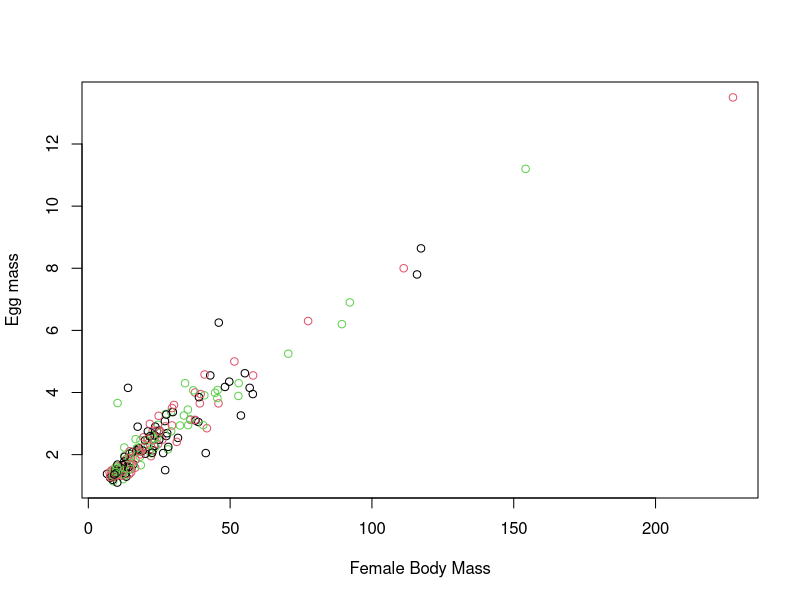
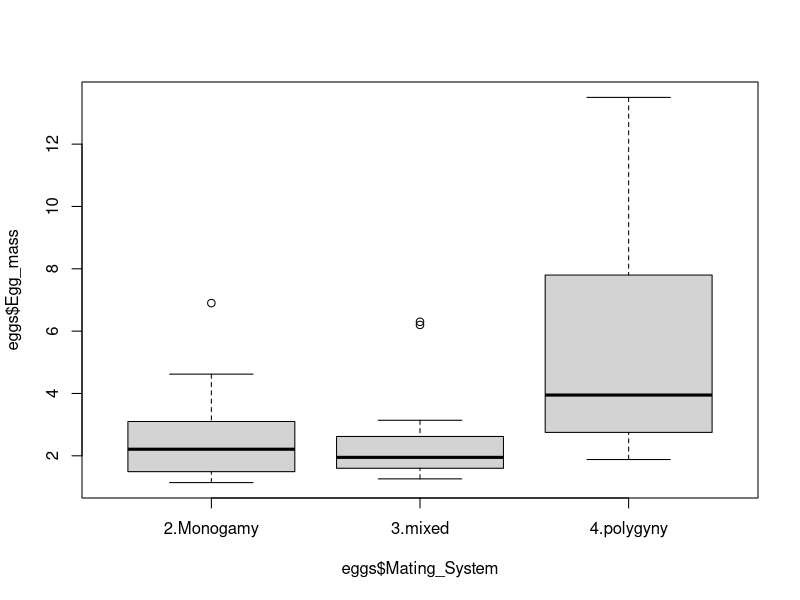
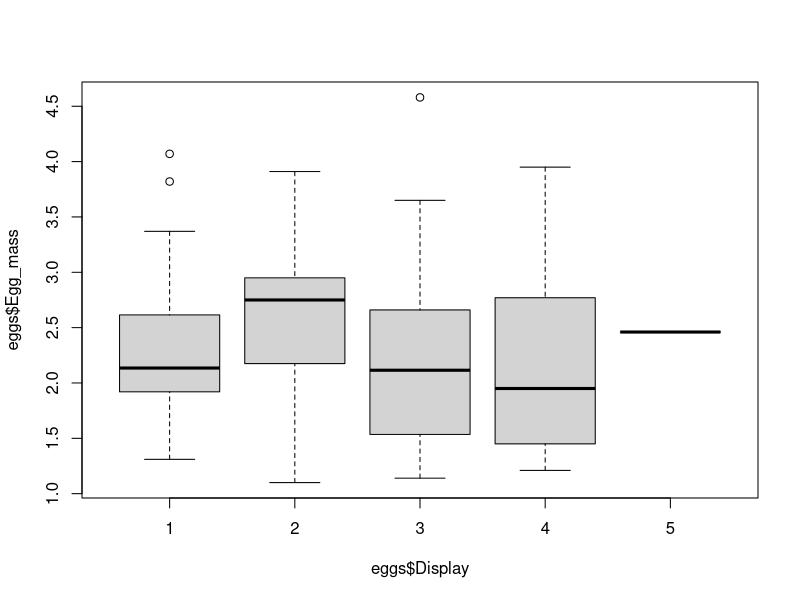
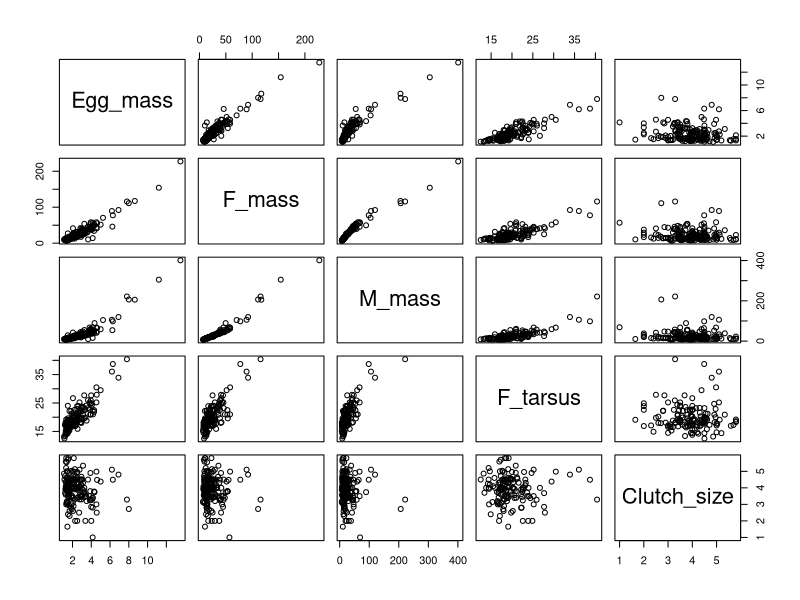
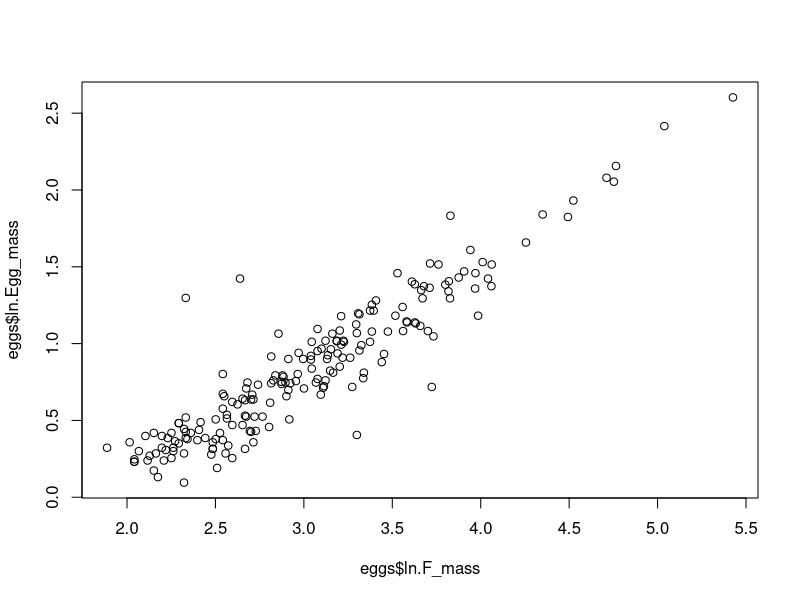
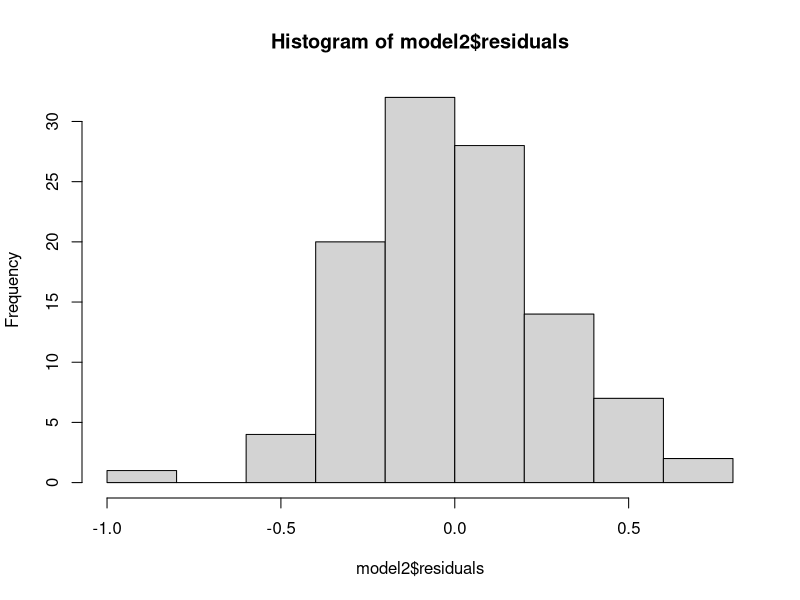
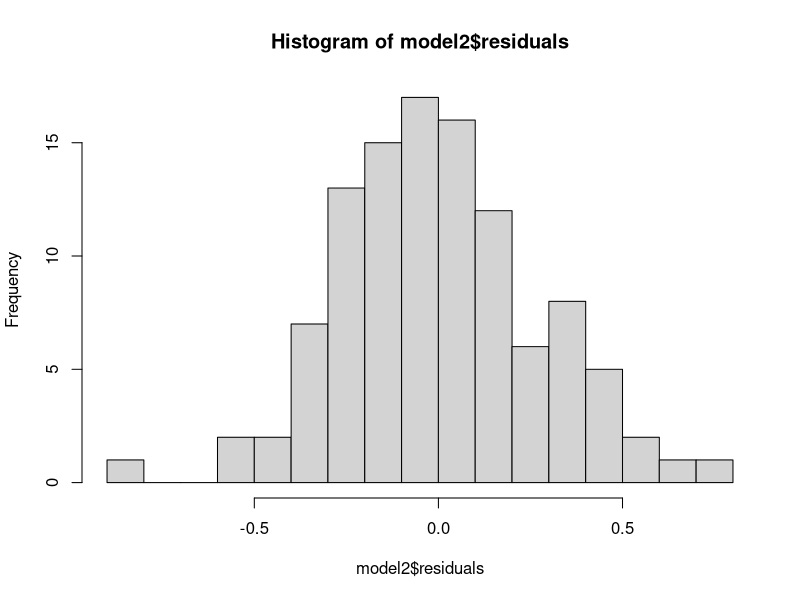
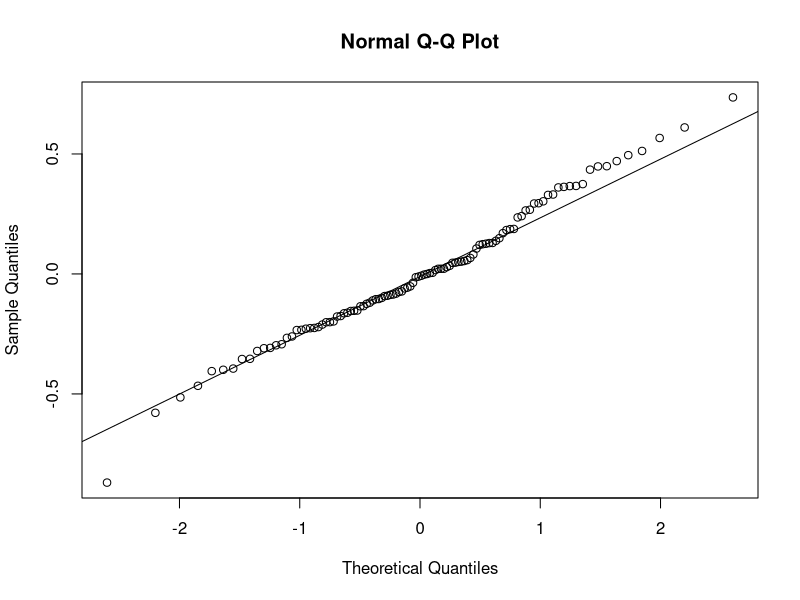

Here is the R script that generated these plots, in order:
#workshop 7 only R script
eggs<-read.table("FinchEggs.txt", header=TRUE)
eggs$Display <- as.factor(eggs$Display)
str(eggs)
col=("eggs$Mating_System")
plot(eggs$Egg_mass~eggs$F_mass, col=(1:3), xlab= "Female Body Mass", ylab= "Egg mass")
boxplot(eggs$Egg_mass~eggs$Mating_System)
boxplot(eggs$Egg_mass~eggs$Display)
pairs(eggs[, 4:8])
table(eggs$Display)
summary(eggs$Clutch_size)

model<-lm(eggs$Egg_mass~(eggs$F_mass+eggs$Clutch_size+eggs$Mating_System)^2)
anova(model)
summary(model)
model2<-lm(eggs$Egg_mass~eggs$F_mass
           +eggs$Clutch_size+eggs$Mating_System
           +eggs$F_mass*eggs$Mating_System)
anova(model2)
summary(model2)

#work on log transformed egg mass and f_mass
eggs$ln.Egg_mass<-log(eggs$Egg_mass)
eggs$ln.F_mass<-log(eggs$F_mass)
plot(eggs$ln.Egg_mass~eggs$ln.F_mass)
model3<-lm(eggs$ln.Egg_mass~(eggs$ln.F_mass+eggs$Clutch_size+eggs$Mating_System)^2)
anova(model3)
summary(model3)
model4<-lm(eggs$ln.Egg_mass~eggs$ln.F_mass+eggs$Clutch_size+eggs$Mating_System)
anova(model4)
model5<-lm(eggs$ln.Egg_mass~eggs$ln.F_mass+eggs$Clutch_size)
anova(model5)

hist(model2$residuals)
hist(model2$residuals, breaks = 20)
qqnorm(model2$residuals)
qqline(model2$residuals)
plot(model2$residuals ~ model2$fitted.values)
plot(cooks.distance(model2) ~ hatvalues(model2))

hist(model5$residuals)
hist(model5$residuals, breaks = 20)
qqnorm(model5$residuals)
qqline(model5$residuals)
plot(model5$residuals ~ model5$fitted.values)
plot(cooks.distance(model5) ~ hatvalues(model5))
